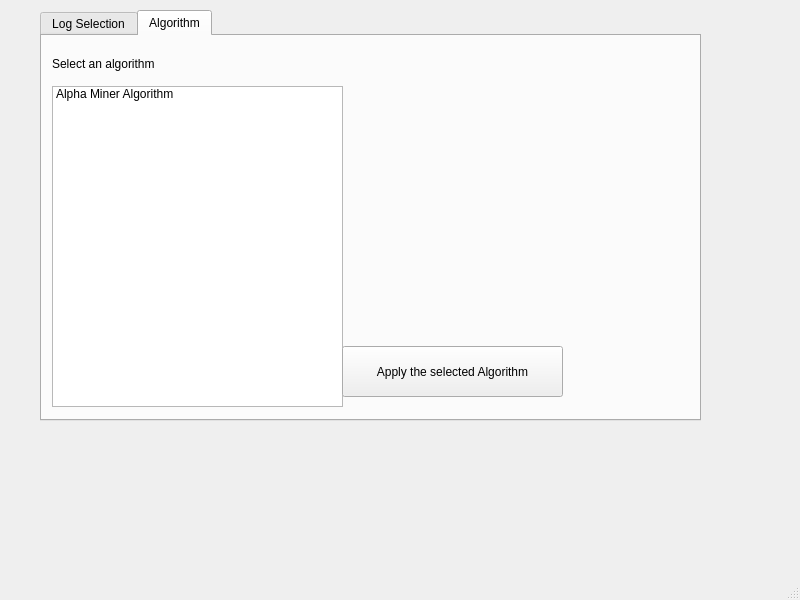
<?xml version="1.0" encoding="UTF-8"?>
<ui version="4.0">
 <class>MainWindow</class>
 <widget class="QMainWindow" name="MainWindow">
  <property name="geometry">
   <rect>
    <x>0</x>
    <y>0</y>
    <width>800</width>
    <height>600</height>
   </rect>
  </property>
  <property name="windowTitle">
   <string>MainWindow</string>
  </property>
  <widget class="QWidget" name="centralwidget">
   <widget class="QLabel" name="label_heading">
    <property name="geometry">
     <rect>
      <x>130</x>
      <y>40</y>
      <width>531</width>
      <height>71</height>
     </rect>
    </property>
    <property name="font">
     <font>
      <family>Arial</family>
      <pointsize>24</pointsize>
      <weight>75</weight>
      <bold>true</bold>
     </font>
    </property>
    <property name="layoutDirection">
     <enum>Qt::LeftToRight</enum>
    </property>
    <property name="text">
     <string>Desktop Application Framework</string>
    </property>
    <property name="scaledContents">
     <bool>true</bool>
    </property>
    <property name="wordWrap">
     <bool>true</bool>
    </property>
   </widget>
   <widget class="QTabWidget" name="App_Tab">
    <property name="geometry">
     <rect>
      <x>40</x>
      <y>10</y>
      <width>661</width>
      <height>411</height>
     </rect>
    </property>
    <property name="currentIndex">
     <number>1</number>
    </property>
    <widget class="QWidget" name="tab">
     <attribute name="title">
      <string>Log Selection</string>
     </attribute>
     <widget class="QPushButton" name="button_importLog">
      <property name="geometry">
       <rect>
        <x>30</x>
        <y>40</y>
        <width>171</width>
        <height>31</height>
       </rect>
      </property>
      <property name="text">
       <string>Import Log from PC</string>
      </property>
     </widget>
     <widget class="QListWidget" name="list_importedLog">
      <property name="geometry">
       <rect>
        <x>30</x>
        <y>120</y>
        <width>291</width>
        <height>181</height>
       </rect>
      </property>
     </widget>
     <widget class="QPushButton" name="button_selectAlgo">
      <property name="geometry">
       <rect>
        <x>30</x>
        <y>320</y>
        <width>251</width>
        <height>41</height>
       </rect>
      </property>
      <property name="text">
       <string>Select Docker File</string>
      </property>
     </widget>
     <widget class="QLabel" name="label_importLog">
      <property name="geometry">
       <rect>
        <x>30</x>
        <y>20</y>
        <width>231</width>
        <height>16</height>
       </rect>
      </property>
      <property name="text">
       <string>Import an event log to get started</string>
      </property>
     </widget>
     <widget class="QPushButton" name="button_showLogSummary">
      <property name="geometry">
       <rect>
        <x>450</x>
        <y>290</y>
        <width>191</width>
        <height>32</height>
       </rect>
      </property>
      <property name="text">
       <string>Show log summary</string>
      </property>
     </widget>
     <widget class="QLabel" name="label_3">
      <property name="geometry">
       <rect>
        <x>30</x>
        <y>100</y>
        <width>121</width>
        <height>16</height>
       </rect>
      </property>
      <property name="text">
       <string>Imported Log</string>
      </property>
     </widget>
     <widget class="QTextEdit" name="label_showSummary">
      <property name="geometry">
       <rect>
        <x>390</x>
        <y>70</y>
        <width>251</width>
        <height>221</height>
       </rect>
      </property>
     </widget>
    </widget>
    <widget class="QWidget" name="tab_2">
     <attribute name="title">
      <string>Algorithm</string>
     </attribute>
     <widget class="QListWidget" name="List_Algorithms">
      <property name="geometry">
       <rect>
        <x>10</x>
        <y>50</y>
        <width>291</width>
        <height>321</height>
       </rect>
      </property>
      <item>
       <property name="text">
        <string>Alpha Miner Algorithm</string>
       </property>
      </item>
     </widget>
     <widget class="QPushButton" name="button_applyAlgo">
      <property name="geometry">
       <rect>
        <x>300</x>
        <y>310</y>
        <width>221</width>
        <height>51</height>
       </rect>
      </property>
      <property name="text">
       <string>Apply the selected Algorithm</string>
      </property>
     </widget>
     <widget class="QLabel" name="label_selectAlgorithm">
      <property name="geometry">
       <rect>
        <x>10</x>
        <y>20</y>
        <width>171</width>
        <height>16</height>
       </rect>
      </property>
      <property name="text">
       <string>Select an algorithm</string>
      </property>
     </widget>
    </widget>
   </widget>
  </widget>
  <widget class="QMenuBar" name="menubar">
   <property name="geometry">
    <rect>
     <x>0</x>
     <y>0</y>
     <width>800</width>
     <height>24</height>
    </rect>
   </property>
  </widget>
  <widget class="QStatusBar" name="statusbar"/>
 </widget>
 <resources/>
 <connections/>
</ui>
